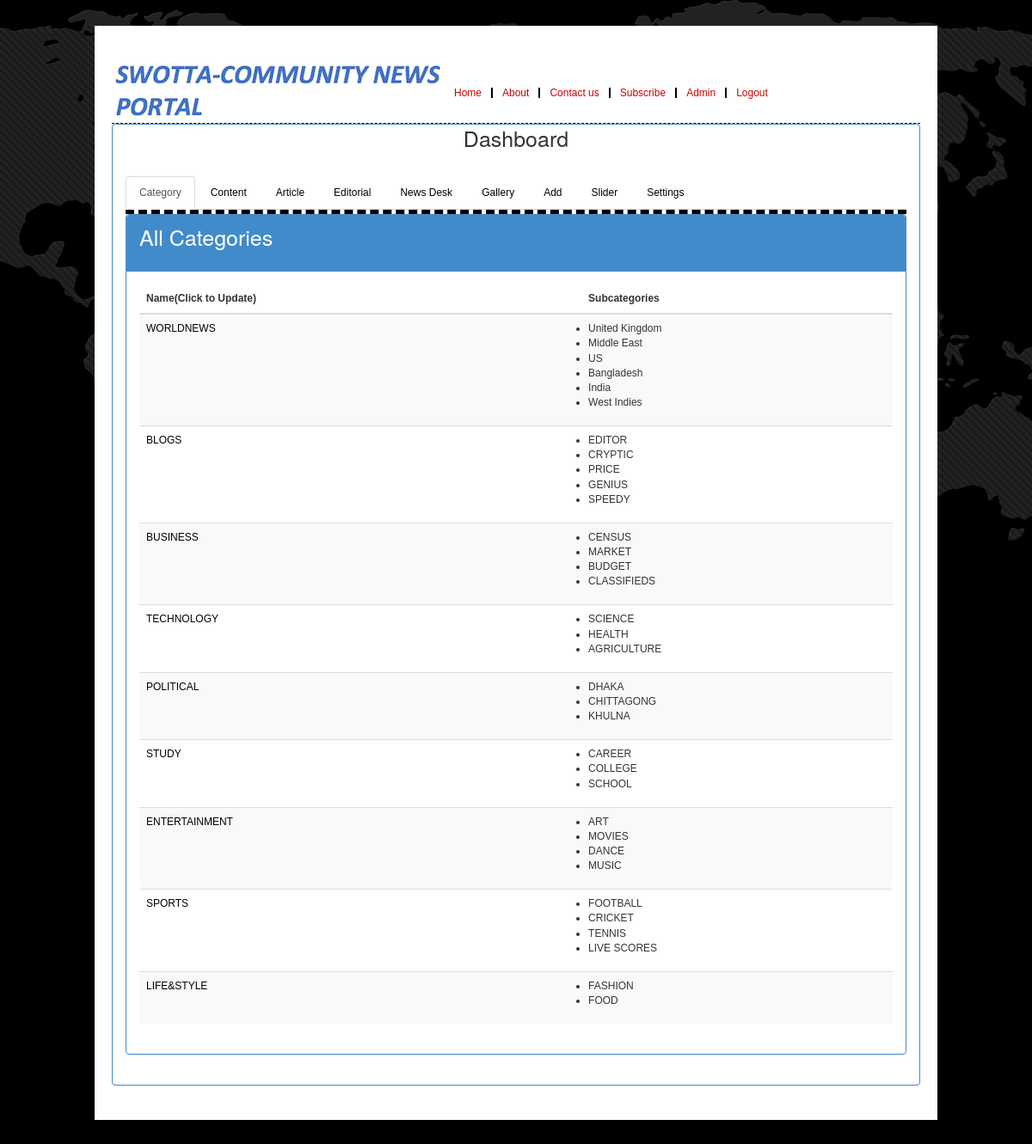
/admin.php (signed in), run on the app's committed database.
### tables this page shows
CREATE TABLE `category` (
  `id` int(20) NOT NULL,
  `name` varchar(500) NOT NULL
);

CREATE TABLE `subcategory` (
  `id` int(20) NOT NULL,
  `cid` int(20) NOT NULL,
  `name` varchar(500) NOT NULL
);

### php/allFunctions.php (called while the page is built, shortened)
<?php
include "php/dbConnection.php";
  function getCategory(){
    global $connection;
    $query = "SELECT * FROM category";
    $result = mysqli_query($connection, $query);
    return $result;
  }
  function getSubCategory($cid){
    global $connection;
    $query = "SELECT
    sc.id,
    sc.name
    FROM subcategory as sc where sc.cid='$cid'";
    $result = mysqli_query($connection, $query);
    return $result;
  }
?>

### content.php (the view)
<?php
include_once('php/allFunctions.php');
function getContentBody(){
     $result = getCategory();
     while ($row = mysqli_fetch_assoc($result)) {
     	$cid = $row['id'];
     	$res = getSubCategory($cid);
     	print('<tr>');
     			print('<td>');
     			printf('<a href="categorydetails.php?id=%s&name=%s" target="_blank">%s</a>
					 </td> ',$row['id'], $row['name'], $row['name']);
     			print('<td>');
     			print('<ul>');
     			while($rw = mysqli_fetch_assoc($res)){
     				printf('<li>%s
     					</li>', $rw['name']);
     			}
     			print('</ul>');
     			print('</td>');
     	print('</tr>');
     }
}
?>

### assets/css/style.css (style rules this page uses)
* { margin:0; padding:0 }
body { font-family:Arial; font-size:12px; line-height:13px; background:url("images/site_bg.png") top center no-repeat fixed #000; min-height: 100vh; }
a { color:#000; text-decoration:none }

### data on the page
category: name "WORLDNEWS"
subcategory: name "United Kingdom"
subcategory: name "Middle East"
subcategory: name "US"
subcategory: name "Bangladesh"
subcategory: name "India"
subcategory: name "West Indies"
category: name "BLOGS"
subcategory: name "EDITOR"
subcategory: name "CRYPTIC"
subcategory: name "PRICE"
subcategory: name "GENIUS"
subcategory: name "SPEEDY"
category: name "BUSINESS"
subcategory: name "CENSUS"
subcategory: name "MARKET"
subcategory: name "BUDGET"
subcategory: name "CLASSIFIEDS"
category: name "TECHNOLOGY"
subcategory: name "SCIENCE"
subcategory: name "HEALTH"
subcategory: name "AGRICULTURE"
category: name "POLITICAL"
subcategory: name "DHAKA"
subcategory: name "CHITTAGONG"
subcategory: name "KHULNA"
category: name "STUDY"
subcategory: name "CAREER"
subcategory: name "COLLEGE"
subcategory: name "SCHOOL"
category: name "ENTERTAINMENT"
subcategory: name "ART"
subcategory: name "MOVIES"
subcategory: name "DANCE"
subcategory: name "MUSIC"
category: name "SPORTS"
subcategory: name "FOOTBALL"
subcategory: name "CRICKET"
subcategory: name "TENNIS"
subcategory: name "LIVE SCORES"
category: name "LIFE&STYLE"
subcategory: name "FASHION"
subcategory: name "FOOD"
